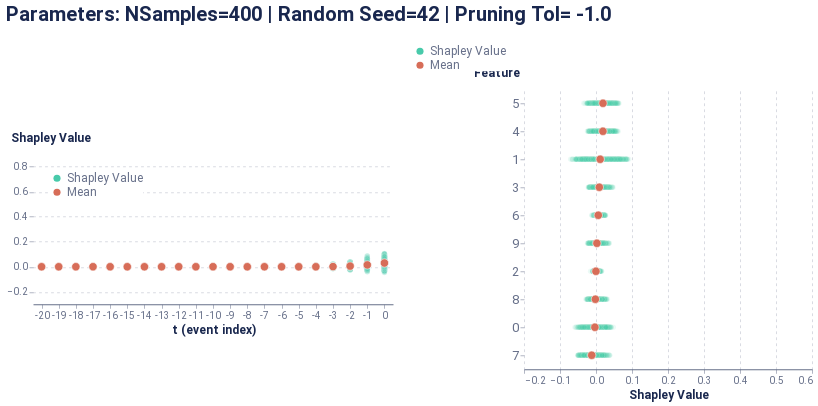

The code cell stored with this chart in its notebook:
### Code cell
import altair as alt
alt.data_transformers.disable_max_rows()
global_plot

### Figure 1 — Vega-Lite specification as saved in the notebook (floating-point values rounded to 4 significant figures; data arrays with more than 128 entries replaced by an {"elided": "..."} marker saying what was removed)
{"config": {"axis": {"domain": true, "domainColor": "#666F89", "grid": false, "gridCap": "round", "gridColor": "#B3B7C4", "gridDash": [2, 4], "gridWidth": 0.5, "labelColor": "#666F89", "labelFont": "Roboto, Arial, sans-serif", "labelPadding": 2, "tickColor": "#666F89", "tickOpacity": 0.5, "tickSize": 4, "titleColor": "#19274E", "titleFont": "Roboto, Arial, sans-serif", "titleFontSize": 12}, "axisBand": {"domain": true, "labelPadding": 4, "ticks": false}, "axisY": {"domain": false, "titleAlign": "left", "titleAngle": 0, "titleX": -20, "titleY": -10}, "legend": {"labelColor": "#666F89", "labelFont": "Roboto, Arial, sans-serif", "labelFontSize": 12, "symbolSize": 40, "titleColor": "#19274E", "titleFont": "Roboto, Arial, sans-serif", "titleFontSize": 12, "titlePadding": 4}, "arc": {"stroke": "#FFFFFF", "strokeWidth": 1}, "bar": {"fill": "#2770EB", "stroke": null}, "line": {"stroke": "#2770EB", "strokeWidth": 2}, "path": {"stroke": "#2770EB", "strokeWidth": 0.5}, "point": {"fill": "#2770EB", "shape": "circle", "filled": true}, "rect": {"fill": "#2770EB"}, "rule": {"stroke": "#666F89"}, "shape": {"stroke": "#2770EB"}, "text": {"color": "#19274E", "font": "Roboto, Arial, sans-serif", "fontSize": 12}, "range": {"category": ["#2770EB", "#77B98A", "#DA5252", "#FFC400", "#A87AEA", "#00A39E", "#19274E"], "diverging": ["#006360", "#2BB3AE", "#96D9D7", "#FFFFFF", "#EDAAAA", "#DA5252", "#811D1D"], "heatmap": ["#18448F", "#1B4EA5", "#2770EB", "#4C88EE", "#82ACF3", "#A6C4F7", "#E9F1FD"], "ramp": ["#18448F", "#1B4EA5", "#2770EB", "#4C88EE", "#82ACF3", "#A6C4F7", "#E9F1FD"]}, "background": "#FFFFFF", "group": {"fill": "#FFFFFF"}, "header": {"labelColor": "#19274E", "labelFont": "Roboto, Arial, sans-serif", "labelFontSize": 12, "titleColor": "#19274E", "titleFont": "Roboto, Arial, sans-serif", "titleFontSize": 16}, "title": {"anchor": "start", "color": "#19274E", "font": "Roboto, Arial, sans-serif", "fontSize": 20, "fontWeight": "bold", "offset": 20, "subtitleColor": "#19274E", "subtitleFontSize": 16}, "view": {"continuousHeight": 300, "continuousWidth": 400, "stroke": "transparent"}}, "vconcat": [{"hconcat": [{"vconcat": [{"mark": {"type": "point", "stroke": "white", "strokeWidth": 0.6}, "encoding": {"color": {"field": "type", "legend": {"fillColor": "white", "orient": "top-left", "symbolSize": 50, "symbolStrokeWidth": 0, "title": null}, "scale": {"domain": ["Shapley Value", "Mean"], "range": ["#48caaa", "#d76d58"]}, "type": "nominal"}, "opacity": {"condition": {"value": 1.0, "test": "(datum.type === 'Mean')"}, "value": 0.2}, "size": {"condition": {"value": 70, "test": "(datum.type === 'Mean')"}, "value": 30}, "x": {"axis": {"labelAngle": 0}, "field": "t (event index)", "type": "ordinal"}, "y": {"axis": {"grid": true, "titleX": -23}, "field": "Shapley Value", "scale": {"domain": [-0.3, 0.9]}, "title": "Shapley Value", "type": "quantitative"}}, "height": 150, "width": 360}], "data": {"name": "data-9b8fb6e29f4f80a2e19bf8ceea1c1221"}}, {"vconcat": [{"mark": {"type": "point", "stroke": "white", "strokeWidth": 0.6}, "encoding": {"color": {"field": "type", "legend": {"fillColor": "white", "orient": "bottom-right", "symbolSize": 50, "symbolStrokeWidth": 0, "title": null}, "scale": {"domain": ["Shapley Value", "Mean"], "range": ["#618FE0", "#d76d58"]}, "type": "nominal"}, "opacity": {"condition": {"value": 1.0, "test": "(datum.type === 'Mean')"}, "value": 0.1}, "size": {"condition": {"value": 70, "test": "(datum.type === 'Mean')"}, "value": 30}, "x": {"axis": {"grid": true, "title": "Shapley Value"}, "field": "Shapley Value", "scale": {"domain": [-0.2, 0.6]}, "type": "quantitative"}, "y": {"axis": {"labelFontSize": 13, "titleX": -51}, "field": "Feature", "sort": ["5", "4", "1", "3", "6", "9", "2", "8", "0", "7"], "type": "ordinal"}}, "height": 280, "width": 288}], "data": {"name": "data-51ab64064656a27921fbf62d82a622e1"}}], "center": true, "title": "Parameters: NSamples=400 | Random Seed=42 | Pruning Tol= -1.0"}], "$schema": "https://vega.github.io/schema/vega-lite/v4.17.0.json", "datasets": {"data-9b8fb6e29f4f80a2e19bf8ceea1c1221": {"elided": "8421 records"}, "data-51ab64064656a27921fbf62d82a622e1": {"elided": "4010 records"}}}
